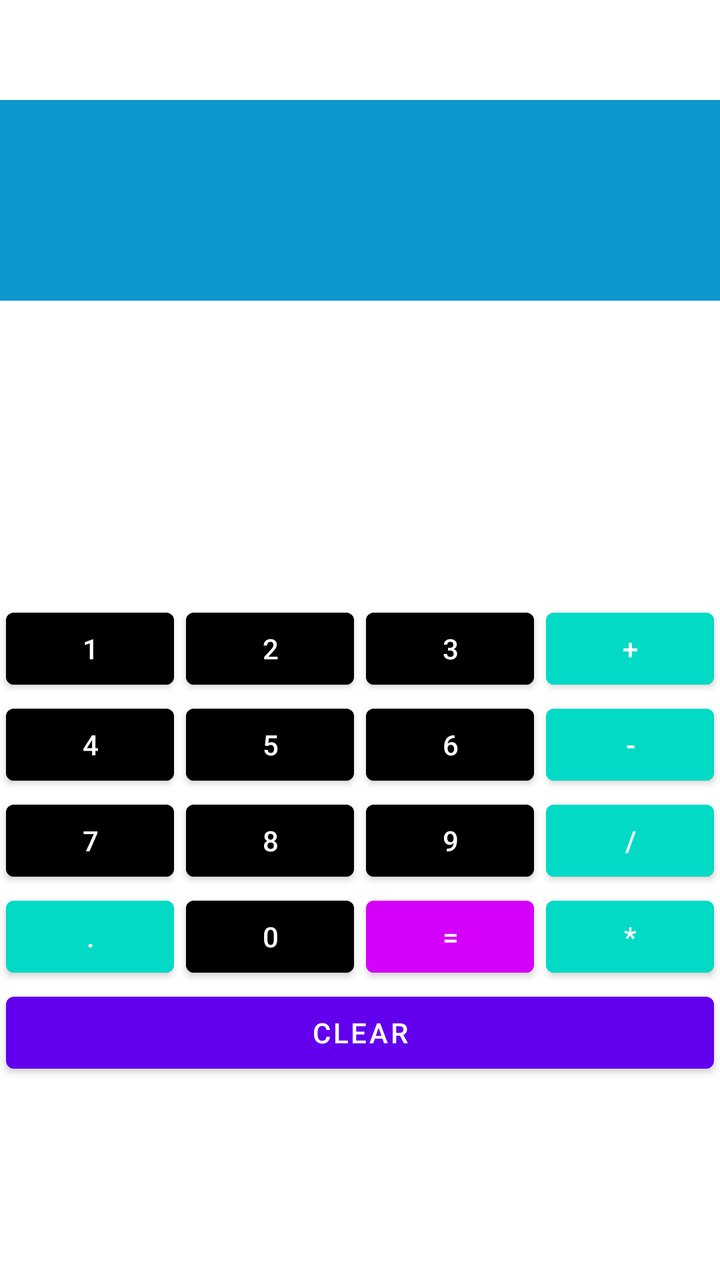
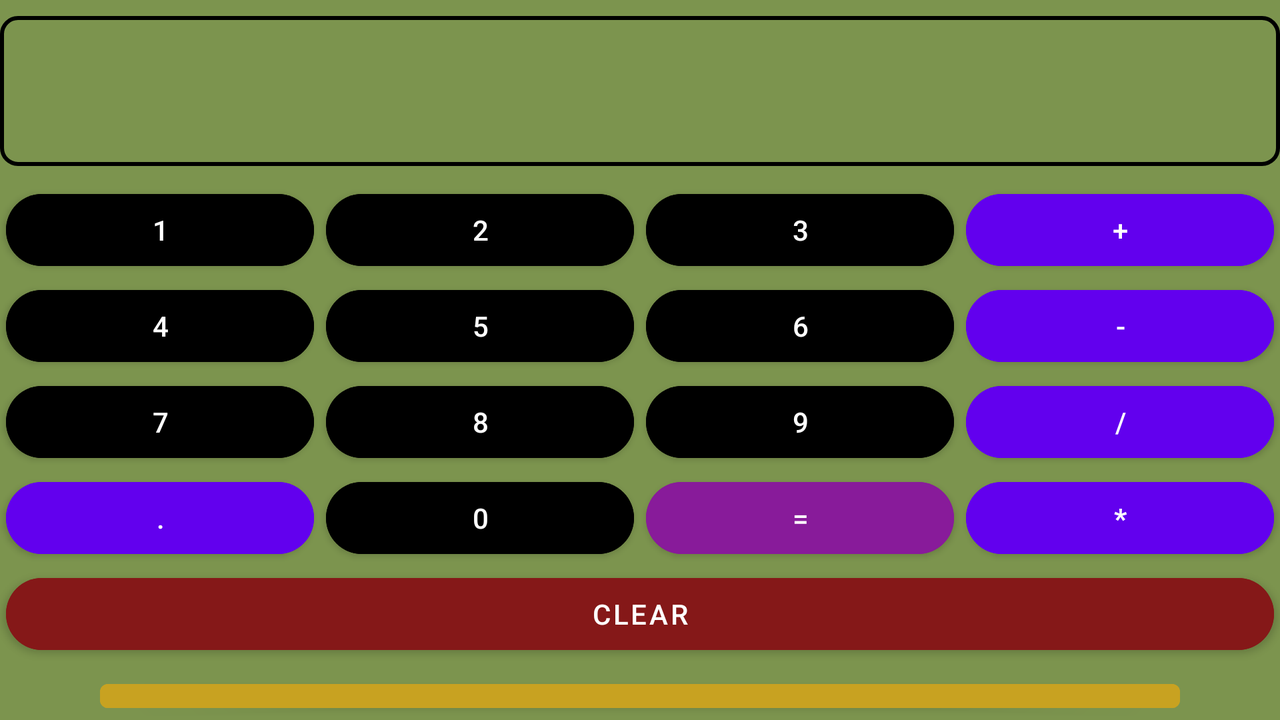

An Android layout and its configuration variant, each rendered on a device that would load it. The default file and the variant file are quoted in full after the pictures.
<!-- AndroidManifest.xml: application theme Theme.Androidlesson2calc -->
<!-- res/layout/activity_main.xml -->
<?xml version="1.0" encoding="utf-8"?>
<LinearLayout xmlns:android="http://schemas.android.com/apk/res/android"
    xmlns:app="http://schemas.android.com/apk/res-auto"
    xmlns:tools="http://schemas.android.com/tools"
    android:layout_width="match_parent"
    android:layout_height="match_parent"
    android:orientation="vertical"
    android:paddingTop="50dp">

    <TextView
        android:id="@+id/info_text_view"
        android:layout_width="match_parent"
        android:layout_height="wrap_content"
        android:background="#0D98CF"
        android:padding="30dp"
        android:textAlignment="textEnd"
        android:textColor="@color/black"
        android:textSize="30sp" />

    <LinearLayout
        android:layout_width="match_parent"
        android:layout_height="wrap_content"
        android:layout_marginTop="150dp"
        android:orientation="horizontal">

        <Button
            android:id="@+id/one_button"
            android:layout_width="match_parent"
            android:layout_height="wrap_content"
            android:layout_marginLeft="3dp"
            android:layout_marginRight="3dp"
            android:layout_weight="1"
            android:backgroundTint="@color/black"
            android:onClick="onNumberClick"
            android:text="1" />

        <Button
            android:id="@+id/two_button"
            android:layout_width="match_parent"
            android:layout_height="wrap_content"
            android:layout_marginLeft="3dp"
            android:layout_marginRight="3dp"
            android:layout_weight="1"
            android:backgroundTint="@color/black"
            android:onClick="onNumberClick"
            android:text="2" />

        <Button
            android:id="@+id/three_button"
            android:layout_width="match_parent"
            android:layout_height="wrap_content"
            android:layout_marginLeft="3dp"
            android:layout_marginRight="3dp"
            android:layout_weight="1"
            android:backgroundTint="@color/black"
            android:onClick="onNumberClick"
            android:text="3" />

        <Button
            android:id="@+id/addition_button"
            android:layout_width="match_parent"
            android:layout_height="wrap_content"
            android:layout_marginLeft="3dp"
            android:layout_marginRight="3dp"
            android:layout_weight="1"
            android:backgroundTint="@color/teal_200"
            android:text="+" />

    </LinearLayout>

    <LinearLayout
        android:layout_width="match_parent"
        android:layout_height="wrap_content"
        android:orientation="horizontal">

        <Button
            android:id="@+id/four_button"
            android:layout_width="match_parent"
            android:layout_height="wrap_content"
            android:layout_marginLeft="3dp"
            android:layout_marginRight="3dp"
            android:layout_weight="1"
            android:backgroundTint="@color/black"
            android:onClick="onNumberClick"
            android:text="4" />

        <Button
            android:id="@+id/five_button"
            android:layout_width="match_parent"
            android:layout_height="wrap_content"
            android:layout_marginLeft="3dp"
            android:layout_marginRight="3dp"
            android:layout_weight="1"
            android:backgroundTint="@color/black"
            android:onClick="onNumberClick"
            android:text="5" />

        <Button
            android:id="@+id/six_button"
            android:layout_width="match_parent"
            android:layout_height="wrap_content"
            android:layout_marginLeft="3dp"
            android:layout_marginRight="3dp"
            android:layout_weight="1"
            android:backgroundTint="@color/black"
            android:onClick="onNumberClick"
            android:text="6" />

        <Button
            android:id="@+id/subtraction_button"
            android:layout_width="fill_parent"
            android:layout_height="wrap_content"
            android:layout_marginLeft="3dp"
            android:layout_marginRight="3dp"
            android:layout_weight="1"
            android:backgroundTint="@color/teal_200"
            android:text="-" />

    </LinearLayout>

    <LinearLayout
        android:layout_width="match_parent"
        android:layout_height="wrap_content"
        android:orientation="horizontal">

        <Button
            android:id="@+id/seven_button"
            android:layout_width="match_parent"
            android:layout_height="wrap_content"
            android:layout_marginLeft="3dp"
            android:layout_marginRight="3dp"
            android:layout_weight="1"
            android:backgroundTint="@color/black"
            android:onClick="onNumberClick"
            android:text="7" />

        <Button
            android:id="@+id/eight_button"
            android:layout_width="match_parent"
            android:layout_height="wrap_content"
            android:layout_marginLeft="3dp"
            android:layout_marginRight="3dp"
            android:layout_weight="1"
            android:backgroundTint="@color/black"
            android:onClick="onNumberClick"
            android:text="8" />

        <Button
            android:id="@+id/nine_button"
            android:layout_width="match_parent"
            android:layout_height="wrap_content"
            android:layout_marginLeft="3dp"
            android:layout_marginRight="3dp"
            android:layout_weight="1"
            android:backgroundTint="@color/black"
            android:onClick="onNumberClick"
            android:text="9" />

        <Button
            android:id="@+id/division_button"
            android:layout_width="match_parent"
            android:layout_height="wrap_content"
            android:layout_marginLeft="3dp"
            android:layout_marginRight="3dp"
            android:layout_weight="1"
            android:backgroundTint="@color/teal_200"
            android:text="/" />

    </LinearLayout>

    <LinearLayout
        android:layout_width="match_parent"
        android:layout_height="wrap_content"
        android:orientation="horizontal">

        <Button
            android:id="@+id/point_button"
            android:layout_width="match_parent"
            android:layout_height="wrap_content"
            android:layout_marginLeft="3dp"
            android:layout_marginRight="3dp"
            android:layout_weight="1"
            android:backgroundTint="@color/teal_200"
            android:onClick="onNumberClick"
            android:text="." />

        <Button
            android:id="@+id/zero_button"
            android:layout_width="match_parent"
            android:layout_height="wrap_content"
            android:layout_marginLeft="3dp"
            android:layout_marginRight="3dp"
            android:layout_weight="1"
            android:backgroundTint="@color/black"
            android:onClick="onNumberClick"
            android:text="0" />

        <Button
            android:id="@+id/equality_button"
            android:layout_width="match_parent"
            android:layout_height="wrap_content"
            android:layout_marginLeft="3dp"
            android:layout_marginRight="3dp"
            android:layout_weight="1"
            android:backgroundTint="#D500F9"
            android:text="=" />

        <Button
            android:id="@+id/multiplication_button"
            android:layout_width="match_parent"
            android:layout_height="wrap_content"
            android:layout_marginLeft="3dp"
            android:layout_marginRight="3dp"
            android:layout_weight="1"
            android:backgroundTint="@color/teal_200"
            android:text="*" />

    </LinearLayout>

    <Button
        android:id="@+id/clear_button"
        android:layout_width="match_parent"
        android:layout_height="wrap_content"
        android:layout_marginLeft="3dp"
        android:layout_marginRight="3dp"
        android:text="clear" />


</LinearLayout>
<!-- resources referenced by this layout -->
<resources>
  <color name="black">#FF000000</color>
  <color name="teal_200">#FF03DAC5</color>
  <style name="Theme.Androidlesson2calc" parent="Theme.MaterialComponents.Light.DarkActionBar">
          
          <item name="colorPrimary">@color/purple_500</item>
          <item name="colorPrimaryVariant">@color/purple_700</item>
          <item name="colorOnPrimary">@color/white</item>
          <item name="windowNoTitle">true</item>
          
          <item name="colorSecondary">@color/teal_200</item>
          <item name="colorSecondaryVariant">@color/teal_700</item>
          <item name="colorOnSecondary">@color/black</item>
          
          <item name="android:statusBarColor" tools:targetApi="l">?attr/colorPrimaryVariant</item>
          
      </style>
  <color name="purple_500">#FF6200EE</color>
  <color name="purple_700">#FF3700B3</color>
  <color name="white">#FFFFFFFF</color>
  <color name="teal_700">#FF018786</color>
</resources>
<!-- res/layout-land/activity_main.xml (the repository's variant of the layout above) -->
<!-- drawn on the phone turned sideways -->
<?xml version="1.0" encoding="utf-8"?>
<LinearLayout xmlns:android="http://schemas.android.com/apk/res/android"
    xmlns:app="http://schemas.android.com/apk/res-auto"
    xmlns:tools="http://schemas.android.com/tools"
    android:layout_width="match_parent"
    android:layout_height="match_parent"
    android:orientation="vertical"
    android:paddingTop="@dimen/padding_half_size"
    android:background="#C858771E">

    <TextView
        android:id="@+id/result_text_view"
        android:layout_width="match_parent"
        android:layout_height="wrap_content"
        android:background="@drawable/input_text"
        android:padding="@dimen/padding_size"
        android:textAlignment="center"
        android:textColor="@color/black"
        android:textSize="@dimen/info_text_size" />

    <LinearLayout
        android:layout_width="match_parent"
        android:layout_height="wrap_content"
        android:layout_marginTop="@dimen/margin_size_layout"
        android:orientation="horizontal">

        <com.google.android.material.button.MaterialButton
            android:id="@+id/one_button"
            style="@style/button_numbers"
            android:layout_width="match_parent"
            android:layout_height="wrap_content"
            android:layout_weight="1"
            android:text="1" />

        <com.google.android.material.button.MaterialButton
            android:id="@+id/two_button"
            style="@style/button_numbers"
            android:layout_width="match_parent"
            android:layout_height="wrap_content"
            android:layout_weight="1"
            android:text="2" />

        <com.google.android.material.button.MaterialButton
            android:id="@+id/three_button"
            style="@style/button_numbers"
            android:layout_width="match_parent"
            android:layout_height="wrap_content"
            android:layout_weight="1"
            android:text="3" />

        <com.google.android.material.button.MaterialButton
            android:id="@+id/addition_button"
            style="@style/button_numbers.operation"
            android:layout_width="match_parent"
            android:layout_height="wrap_content"
            android:layout_weight="1"
            android:text="+" />

    </LinearLayout>

    <LinearLayout
        android:layout_width="match_parent"
        android:layout_height="wrap_content"
        android:orientation="horizontal">

        <com.google.android.material.button.MaterialButton
            android:id="@+id/four_button"
            style="@style/button_numbers"
            android:layout_width="match_parent"
            android:layout_height="wrap_content"
            android:layout_weight="1"
            android:text="4" />

        <com.google.android.material.button.MaterialButton
            android:id="@+id/five_button"
            style="@style/button_numbers"
            android:layout_width="match_parent"
            android:layout_height="wrap_content"
            android:layout_weight="1"
            android:text="5" />

        <com.google.android.material.button.MaterialButton
            android:id="@+id/six_button"
            style="@style/button_numbers"
            android:layout_width="match_parent"
            android:layout_height="wrap_content"
            android:layout_weight="1"
            android:text="6" />

        <com.google.android.material.button.MaterialButton
            android:id="@+id/subtraction_button"
            style="@style/button_numbers.operation"
            android:layout_width="match_parent"
            android:layout_height="wrap_content"
            android:layout_weight="1"
            android:text="-" />

    </LinearLayout>

    <LinearLayout
        android:layout_width="match_parent"
        android:layout_height="wrap_content"
        android:orientation="horizontal">

        <com.google.android.material.button.MaterialButton
            android:id="@+id/seven_button"
            style="@style/button_numbers"
            android:layout_width="match_parent"
            android:layout_height="wrap_content"
            android:layout_weight="1"
            android:text="7" />

        <com.google.android.material.button.MaterialButton
            android:id="@+id/eight_button"
            style="@style/button_numbers"
            android:layout_width="match_parent"
            android:layout_height="wrap_content"
            android:layout_weight="1"
            android:text="8" />

        <com.google.android.material.button.MaterialButton
            android:id="@+id/nine_button"
            style="@style/button_numbers"
            android:layout_width="match_parent"
            android:layout_height="wrap_content"
            android:layout_weight="1"
            android:text="9" />

        <com.google.android.material.button.MaterialButton
            android:id="@+id/division_button"
            style="@style/button_numbers.operation"
            android:layout_width="match_parent"
            android:layout_height="wrap_content"
            android:layout_weight="1"
            android:text="/" />

    </LinearLayout>

    <LinearLayout
        android:layout_width="match_parent"
        android:layout_height="wrap_content"
        android:orientation="horizontal">

        <com.google.android.material.button.MaterialButton
            android:id="@+id/dot_button"
            style="@style/button_numbers.operation"
            android:layout_width="match_parent"
            android:layout_height="wrap_content"
            android:layout_weight="1"
            android:text="." />

        <com.google.android.material.button.MaterialButton
            android:id="@+id/zero_button"
            style="@style/button_numbers"
            android:layout_width="match_parent"
            android:layout_height="wrap_content"
            android:layout_weight="1"
            android:text="0" />

        <com.google.android.material.button.MaterialButton
            android:id="@+id/equality_button"
            android:layout_width="match_parent"
            android:layout_height="wrap_content"
            android:layout_marginLeft="@dimen/button_margin_size"
            android:layout_marginRight="@dimen/button_margin_size"
            android:layout_weight="1"
            android:backgroundTint="@color/pink_black"
            android:text="="
            app:cornerRadius="@dimen/button_corner_radius" />

        <com.google.android.material.button.MaterialButton
            android:id="@+id/multiplication_button"
            style="@style/button_numbers.operation"
            android:layout_width="match_parent"
            android:layout_height="wrap_content"
            android:layout_weight="1"
            android:text="*"
            android:textStyle="bold" />

    </LinearLayout>

    <com.google.android.material.button.MaterialButton
        android:id="@+id/clear_button"
        android:layout_width="match_parent"
        android:layout_height="wrap_content"
        android:layout_marginLeft="@dimen/button_margin_size"
        android:layout_marginRight="@dimen/button_margin_size"
        android:backgroundTint="@color/red_black"
        android:text="clear"
        app:cornerRadius="@dimen/button_corner_radius" />

    <com.google.android.material.button.MaterialButton
        android:id="@+id/push_button"
        android:layout_width="match_parent"
        android:layout_height="wrap_content"
        android:layout_marginLeft="@dimen/button_clear_marginLeft_size"
        android:layout_marginTop="5dp"
        android:layout_marginRight="@dimen/button_clear_marginRight_size"
        android:backgroundTint="@color/yellow"
        android:text="Push me"
        android:textColor="@color/black" />

</LinearLayout>
<!-- resources referenced by the variant -->
<!-- as the phone turned sideways resolves them -->
<resources>
  <color name="black">#FF000000</color>
  <color name="pink_black">#881B9A</color>
  <color name="red_black">#851818</color>
  <color name="yellow">#C8A221</color>
  <dimen name="button_clear_marginLeft_size">50dp</dimen>
  <dimen name="button_clear_marginRight_size">50dp</dimen>
  <dimen name="button_corner_radius">20dp</dimen>
  <dimen name="button_margin_size">3dp</dimen>
  <dimen name="info_text_size">32sp</dimen>
  <dimen name="margin_size_layout">8dp</dimen>
  <dimen name="padding_half_size">8dp</dimen>
  <dimen name="padding_size">16dp</dimen>
  <!-- drawable input_text (drawable) -->
  <?xml version="1.0" encoding="utf-8"?>
  <shape xmlns:android="http://schemas.android.com/apk/res/android"
      android:shape="rectangle">
  
      <corners android:radius="@dimen/padding_half_size" />
      <stroke
          android:width="2dp"
          android:color="@color/black" />
  
  </shape>
  <style name="button_numbers">
          <item name="android:layout_marginLeft">@dimen/button_margin_size</item>
          <item name="android:layout_marginRight">@dimen/button_margin_size</item>
          <item name="cornerRadius">@dimen/button_corner_radius</item>
          <item name="android:backgroundTint">@color/black</item>
      </style>
  <style name="button_numbers.operation">
          <item name="android:backgroundTint">@color/purple_500</item>
      </style>
  <style name="Theme.Androidlesson2calc" parent="Theme.MaterialComponents.Light.DarkActionBar">
          
          <item name="colorPrimary">@color/purple_500</item>
          <item name="colorPrimaryVariant">@color/purple_700</item>
          <item name="colorOnPrimary">@color/white</item>
          <item name="windowNoTitle">true</item>
          
          <item name="colorSecondary">@color/teal_200</item>
          <item name="colorSecondaryVariant">@color/teal_700</item>
          <item name="colorOnSecondary">@color/black</item>
          
          <item name="android:statusBarColor" tools:targetApi="l">?attr/colorPrimaryVariant</item>
          
      </style>
  <color name="purple_500">#FF6200EE</color>
  <color name="purple_700">#FF3700B3</color>
  <color name="white">#FFFFFFFF</color>
  <color name="teal_200">#FF03DAC5</color>
  <color name="teal_700">#FF018786</color>
</resources>
